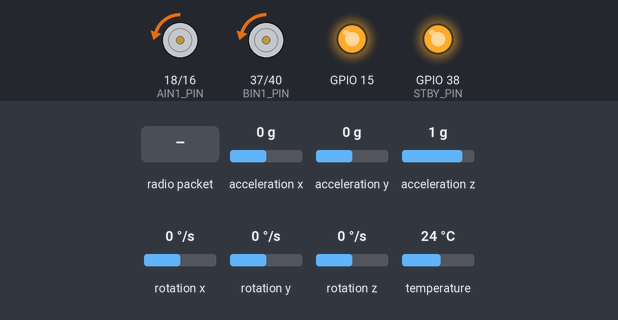
The program below on a simulated ESP32-S2. On the bench: motor-driver pin pairs drawn as motors (green arrow = first pin HIGH = forward, orange = second pin HIGH = backward, longer = more drive, scaled by the enable pin, stopped while the standby pin is LOW), output pins drawn as LEDs (lit = HIGH). The test bench sets the inputs (shaded band); at power-on: acceleration x 0 g, acceleration y 0 g, acceleration z 1 g, rotation x 0 °/s, rotation y 0 °/s, rotation z 0 °/s, temperature 24 °C. At 8.3 s the program restarts the board; the recording ends there.

Above: at 0.73 s.
1.3 s: radio packet "1" arrives
At 1.55 s:
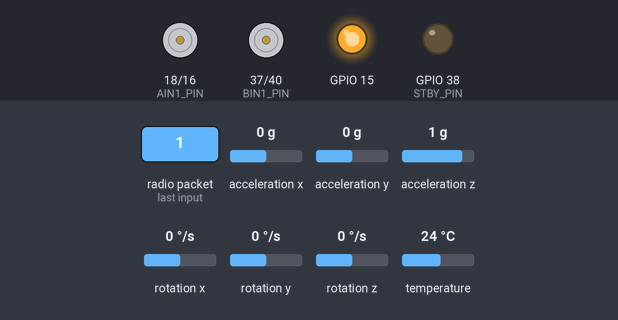
4.3 s: radio packet "0" arrives
At 5.41 s:
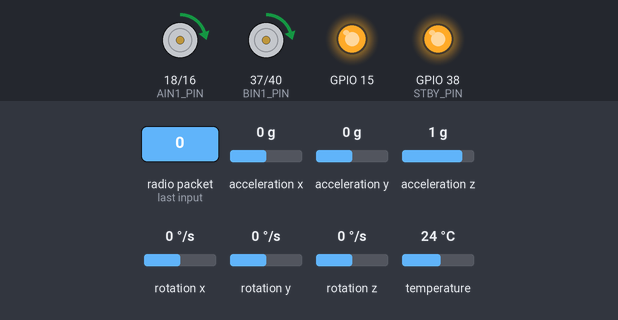
Timing chart, 0 to 8.3 s (numbered marks = the images above; inputs shaded):
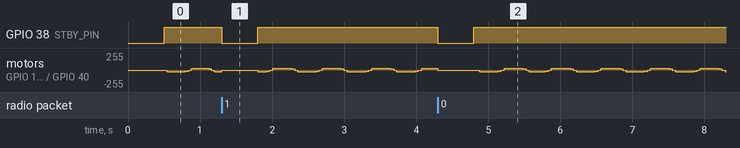

The program:

main.cpp
```cpp
#include <control.hpp>
#include <imu.hpp>
#include <motor.hpp>
#include <waves.hpp>
#include <wifi.hpp>

double erro = 0;

void setup() {

	Serial.begin(115200);
	#if WEMOS_DEBUG
  		Serial.begin(115200);
		while(!Serial);
		delay(1000);
		Serial.println("START");
	#endif

	Wire.begin(SDA_PIN, SCL_PIN);

	Wifi::setup(ROBOT_NUMBER);
	IMU::setup();
	Motor::setup();

	//luz para indicar ligado
	pinMode(15, OUTPUT);
	digitalWrite(15, HIGH);
}

void loop() {

	#if WEMOS_DEBUG
		int16_t v;
		int16_t w;
		Serial.println("LOOP!");

		//=========IMU===============
		Serial.println("###################");
		Serial.println("IMU:");
		Serial.print("theta: ");Serial.println(IMU::get_w());
		Serial.println("###################");
		//=========End IMU===========

		//=========Wifi===============
		Serial.println("###################");
		Serial.println("Wi-Fi:");
		Wifi::receiveData(&v, &w);
		Serial.print("v: ");Serial.print(v);Serial.print("w: ");Serial.println(w);
		Serial.println("###################");
		Serial.println("###################");
		Serial.println("macAddress");
		Serial.println(WiFi.macAddress());
		//=========End Wifi===========

		//=========Motor===============
		Motor::move(0, 100);
		Motor::move(1, 100);
		//=========End Motor===========
		delay(200);
	#elif CONTROL_TESTER
		Control::test();
	#elif TWIDDLE
		static int32_t t;
		t = millis ();
		if(t > twiddledelay){
			Control::twiddle();
		}

	#elif DEAD_ZONE_TESTER

		Control::deadzone_tester();
	#else
		static int32_t previous_t;
		static int32_t t;
		t = micros();

		// Loop de controle deve ser executado em intervalos comportados
		if(t-previous_t >= controlLoopInterval){
			previous_t = t;
			Control::stand();
		}
	#endif

}
```

config.h
```cpp
#ifndef CONFIG_HPP
#define CONFIG_HPP

/* Main configs*/
#define WEMOS_DEBUG false
#define CONTROL_TESTER false
#define DEAD_ZONE_TESTER false
#define TWIDDLE false
#define ROBOT_NUMBER 0

/* Wi-Fi */
const int communicationTimeout = 500000;
const int resetTimeout = 4000000;
const float MAX_POWER = 10.0;

/* Control */
const int controlLoopInterval= 5;   // actuation interval in ms
const int twiddledelay = 10000;


/* Robot parameters */
const float r =	0.015;
const float L = 0.075;
const int motor_deadzone = 2;
const float v_max = 2;
const float w_max = 65;
const double pwm_max = 212;

#endif
```

pins.h
```cpp
#ifndef PINS_HPP
#define PINS_HPP

//TODO: change to typedef file with all macros and structs

//**Motor pins**
#define PWMA_PIN 17
#define AIN1_PIN 18
#define AIN2_PIN 16

#define PWMB_PIN 39
#define BIN1_PIN 37
#define BIN2_PIN 40

#define STBY_PIN 38

//**IMU pins**
#define SCL_PIN 35
#define SDA_PIN 33

#endif
```

Measured:
- after the input at 1.3 s, GPIO 38 (STBY_PIN): HIGH → LOW at once, → HIGH 0.50 s later
- after the input at 4.3 s, GPIO 38 (STBY_PIN): HIGH → LOW at once, → HIGH 0.50 s later
